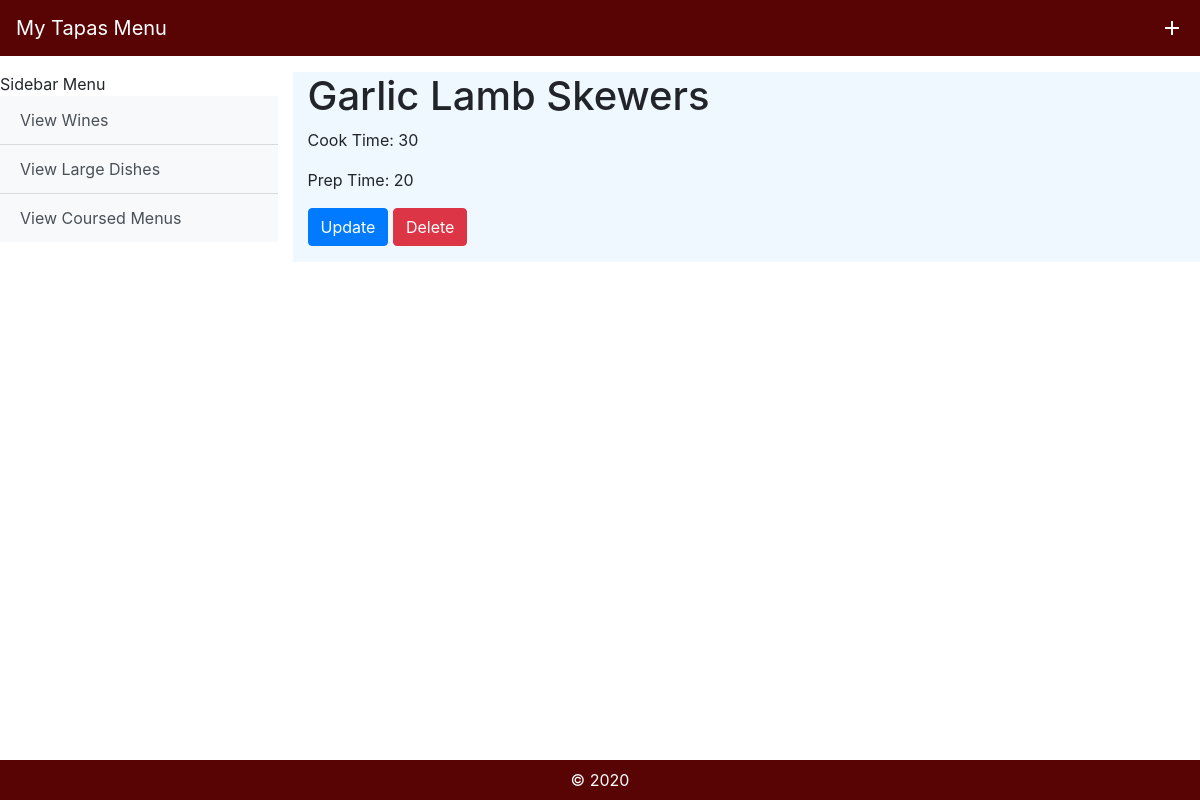
/view_detail/1/, run on the app's committed database.
### tapasapp/models.py (models this page shows, shortened)
class Dish(models.Model):
    name = models.CharField(max_length=300)
    prep_time = models.IntegerField()
    cook_time = models.IntegerField()
    objects = models.Manager()

### tapasapp/views.py (the view)
# urls.py: path('view_detail/<int:pk>/', views.view_detail, name='view_detail'),
def view_detail(request, pk):
    d = get_object_or_404(Dish, pk=pk)
    return render(request, 'tapasapp/view_detail.html', {'d':d})

### tapasapp/templates/tapasapp/view_detail.html
{% extends 'tapasapp/base.html' %}
{% load static %}
{% block content %}
<h1>{{d.name}}</h1>
<p>Cook Time: {{d.cook_time}}</p>
<p>Prep Time: {{d.prep_time}}</p>
<p>
    <a href="{% url 'update_dish' pk=d.pk %}" class='btn btn-primary'>Update</a>
    <a href="{% url 'delete_dish' pk=d.pk %}" class='btn btn-danger'>Delete</a>
</p>
{% endblock %}

### data on the page
Dish: name "Garlic Lamb Skewers", cook_time "30", prep_time "20"
